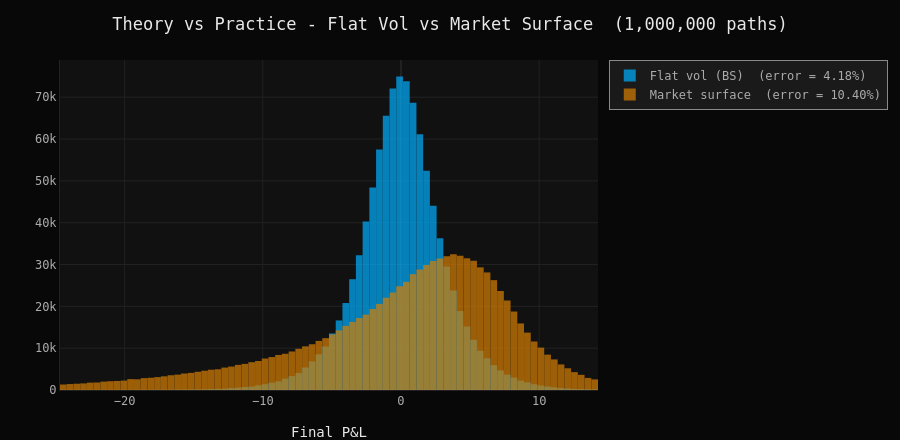

Here is the notebook cell this chart was saved with:
### Markdown cell above
## 10 · Theory vs Practice — Flat Vol vs Real Surface

**The question:** what happens to the hedging P&L when we use the real market σ(K, T) instead of a flat vol?

Two scenarios compared:

| Scenario | σ used for simulation | σ used for hedging |
|----------|----------------------|-------------------|
| **BS (flat)** | 20% constant | 20% constant |
| **Market surface** | 20% constant | σ(K, T) from market |

In scenario 2, the hedger recalibrates delta at each step using the market IV at the current (strike, remaining T) — this is how a real market maker hedges.

**Expected result:** the P&L distribution narrows when using the real surface, because the delta is computed with a more accurate σ. The residual error is then driven purely by gamma (discrete rebalancing) rather than by vol model error.

### Code cell
from pricing.black_scholes import black_scholes_call, black_scholes_delta

# Precompute the vol surface on a fine grid once — O(1) lookup during hedging
# (vs O(n_train) for direct RBF — 100-1000x faster for 1M paths)
print('Building fast interpolation grid from vol surface...')
fast_grid = surface.build_fast_grid(n_strikes=200, n_maturities=100)
print('Done.')

# Chunked 1M-path comparison: flat vol vs real surface
n_total  = config.N_PATHS
CHUNK    = config.CHUNK_SIZE
n_chunks = (n_total + CHUNK - 1) // CHUNK

pnl_flat_chunks    = []
pnl_surface_chunks = []
done = 0
log  = [f'Running {n_total:,} paths in {n_chunks} chunks of {CHUNK:,}']

for i in range(n_chunks):
    size = min(CHUNK, n_total - done)

    chunk_paths, tg = simulate_gbm_paths(
        S0=SPOT, r=config.r, sigma=config.SIGMA,
        T=config.T, n_steps=config.N_STEPS, n_paths=size, seed=42 + i
    )

    # Scenario 1: flat vol
    pnl_flat_chunks.append(
        run_delta_hedge(chunk_paths, tg, K=SPOT, r=config.r, sigma=config.SIGMA)
    )

    # Scenario 2: surface hedge using fast grid (bilinear lookup)
    dt_c      = tg[1] - tg[0]
    T_total_c = tg[-1]
    n_steps_c = chunk_paths.shape[0] - 1

    S0_c        = chunk_paths[0]
    opt_premium = black_scholes_call(S0_c, SPOT, T_total_c, config.r, config.SIGMA)
    sigma0      = fast_grid(np.column_stack([np.full(size, T_total_c), S0_c]))
    delta       = black_scholes_delta(S0_c, SPOT, T_total_c, config.r, sigma0)
    cash        = opt_premium.copy()
    shares      = delta.copy()
    cash       -= shares * S0_c

    for t in range(1, n_steps_c):
        S_t   = chunk_paths[t]
        T_rem = T_total_c - tg[t]
        cash *= np.exp(config.r * dt_c)
        sigma_t      = fast_grid(np.column_stack([np.full(size, T_rem), S_t]))
        new_delta    = black_scholes_delta(S_t, SPOT, T_rem, config.r, sigma_t)
        delta_change = new_delta - shares
        shares      += delta_change
        cash        -= delta_change * S_t

    S_T  = chunk_paths[-1]
    cash *= np.exp(config.r * dt_c)
    cash += shares * S_T
    cash -= np.maximum(S_T - SPOT, 0)
    pnl_surface_chunks.append(cash)

    done += size
    log.append(f'  chunk {i+1}/{n_chunks}  {done:,} / {n_total:,} paths  ({100*done/n_total:.0f}%)')
    clear_output(wait=True)
    print('\n'.join(log))

pnl_flat    = np.concatenate(pnl_flat_chunks)
pnl_surface = np.concatenate(pnl_surface_chunks)

# Pre-compute histograms — avoids sending 1M raw points to browser
price   = black_scholes_call(SPOT, SPOT, config.T, config.r, config.SIGMA)
all_pnl = np.concatenate([pnl_flat, pnl_surface])
x_lo    = np.percentile(all_pnl, 0.5)
x_hi    = np.percentile(all_pnl, 99.5)

bin_edges = np.linspace(x_lo, x_hi, 81)
centers   = (bin_edges[:-1] + bin_edges[1:]) / 2
width     = bin_edges[1] - bin_edges[0]

fig = go.Figure()
for pnl, label, col in [
    (pnl_flat,    'Flat vol (BS)',  COLORS['blue']),
    (pnl_surface, 'Market surface', COLORS['orange']),
]:
    counts, _ = np.histogram(pnl, bins=bin_edges)
    error     = np.std(pnl) / price
    fig.add_trace(go.Bar(
        x=centers, y=counts, width=width,
        name=f'{label}  (error = {error:.2%})',
        marker_color=col, opacity=0.70,
    ))

fig.update_layout(
    **LAYOUT,
    barmode='overlay',
    title=f'Theory vs Practice - Flat Vol vs Market Surface  ({n_total:,} paths)',
    xaxis_title='Final P&L',
)
fig.update_layout(margin=dict(l=60, r=270, t=60, b=50))
fig.show()

print(f'Flat vol    - mean: {pnl_flat.mean():+.4f}   std: {pnl_flat.std():.4f}')
print(f'Mkt surface - mean: {pnl_surface.mean():+.4f}   std: {pnl_surface.std():.4f}')

### Figure 1 — Plotly figure (JSON) as saved in the notebook; plotly's stock layout.template omitted (floating-point values rounded to 4 significant figures)
{"data": [{"marker": {"color": "#00b0ff"}, "name": "Flat vol (BS)  (error = 4.18%)", "opacity": 0.7, "type": "bar", "width": 0.4867, "x": [-24.43, -23.95, -23.46, -22.97, -22.49, -22.0, -21.51, -21.03, -20.54, -20.05, -19.57, -19.08, -18.59, -18.11, -17.62, -17.13, -16.65, -16.16, -15.67, -15.19, -14.7, -14.21, -13.73, -13.24, -12.75, -12.27, -11.78, -11.29, -10.81, -10.32, -9.832, -9.346, -8.859, -8.372, -7.885, -7.399, -6.912, -6.425, -5.938, -5.452, -4.965, -4.478, -3.991, -3.505, -3.018, -2.531, -2.045, -1.558, -1.071, -0.5843, -0.09756, 0.3892, 0.8759, 1.363, 1.849, 2.336, 2.823, 3.31, 3.796, 4.283, 4.77, 5.257, 5.743, 6.23, 6.717, 7.203, 7.69, 8.177, 8.664, 9.15, 9.637, 10.12, 10.61, 11.1, 11.58, 12.07, 12.56, 13.04, 13.53, 14.02], "y": [2, 3, 5, 4, 5, 5, 8, 6, 9, 16, 20, 24, 29, 36, 34, 60, 60, 73, 90, 109, 142, 170, 217, 266, 335, 447, 577, 721, 813, 1117, 1379, 1757, 2073, 2721, 3325, 4055, 5385, 6832, 8538, 10406, 13519, 16632, 20793, 26487, 32194, 40274, 48431, 57515, 65551, 72055, 74950, 73815, 68673, 61139, 52409, 44032, 36283, 29518, 23776, 18877, 15173, 12009, 9388, 7579, 5930, 4684, 3678, 2969, 2243, 1826, 1368, 1077, 835, 632, 460, 356, 252, 205, 164, 116]}, {"marker": {"color": "#d77f03"}, "name": "Market surface  (error = 10.40%)", "opacity": 0.7, "type": "bar", "width": 0.4867, "x": [-24.43, -23.95, -23.46, -22.97, -22.49, -22.0, -21.51, -21.03, -20.54, -20.05, -19.57, -19.08, -18.59, -18.11, -17.62, -17.13, -16.65, -16.16, -15.67, -15.19, -14.7, -14.21, -13.73, -13.24, -12.75, -12.27, -11.78, -11.29, -10.81, -10.32, -9.832, -9.346, -8.859, -8.372, -7.885, -7.399, -6.912, -6.425, -5.938, -5.452, -4.965, -4.478, -3.991, -3.505, -3.018, -2.531, -2.045, -1.558, -1.071, -0.5843, -0.09756, 0.3892, 0.8759, 1.363, 1.849, 2.336, 2.823, 3.31, 3.796, 4.283, 4.77, 5.257, 5.743, 6.23, 6.717, 7.203, 7.69, 8.177, 8.664, 9.15, 9.637, 10.12, 10.61, 11.1, 11.58, 12.07, 12.56, 13.04, 13.53, 14.02], "y": [1317, 1423, 1503, 1581, 1762, 1799, 2005, 2099, 2161, 2251, 2601, 2568, 2839, 2926, 3081, 3267, 3532, 3679, 3935, 4094, 4351, 4614, 4851, 4960, 5359, 5604, 6003, 6247, 6647, 6931, 7524, 7881, 8377, 8660, 9204, 9853, 10440, 10940, 11739, 12392, 13312, 14248, 15333, 16286, 17198, 18024, 19383, 20587, 22065, 23315, 24808, 25855, 27688, 28805, 29882, 30821, 31421, 31948, 32442, 32102, 31513, 30930, 29320, 28109, 26270, 23671, 21397, 18759, 15910, 13722, 11601, 10132, 8451, 7314, 6115, 5195, 4275, 3629, 2890, 2533]}], "layout": {"barmode": "overlay", "font": {"color": "#e8e8e8", "family": "JetBrains Mono, Fira Code, monospace", "size": 12}, "height": 440, "legend": {"bgcolor": "#1a1a1a", "bordercolor": "#898989", "borderwidth": 1, "font": {"color": "#acacac", "size": 12}}, "margin": {"b": 50, "l": 60, "r": 270, "t": 60}, "paper_bgcolor": "#080808", "plot_bgcolor": "#111111", "title": {"text": "Theory vs Practice - Flat Vol vs Market Surface  (1,000,000 paths)"}, "xaxis": {"gridcolor": "#222222", "linecolor": "#222222", "tickfont": {"color": "#acacac", "family": "JetBrains Mono, Fira Code, monospace"}, "title": {"text": "Final P&L"}, "zerolinecolor": "#333333"}, "yaxis": {"gridcolor": "#222222", "linecolor": "#222222", "tickfont": {"color": "#acacac", "family": "JetBrains Mono, Fira Code, monospace"}, "title": {"font": {"color": "#acacac", "family": "JetBrains Mono, Fira Code, monospace"}}, "zerolinecolor": "#333333"}}}
